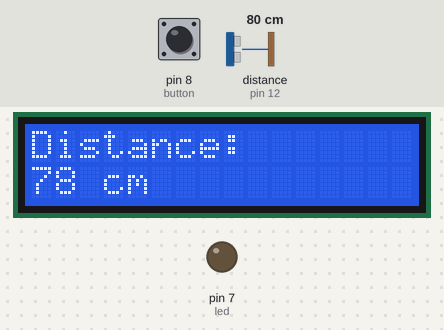
A sketch run on a simulated Arduino Uno, built with avr-gcc and run on an emulated ATmega328P. Parts: 16×2 character LCD, output pins drawn as LEDs (lit = HIGH). Wiring (inferred from the names in the program): ultrasonic range finder: trigger pin 13; echo pin 12. The test bench sets the inputs (shaded band); at power-on: distance to the obstacle (sensor on pin 12) 80 cm, pin 8 (button) LOW. The echo pulse lasts 58.3 µs per cm; pins used as bus, display or sensor lines are not drawn.

Above: at 1.2 s.
1.3 s: distance to the obstacle (sensor on pin 12) set to 7 cm
At 2.0 s:
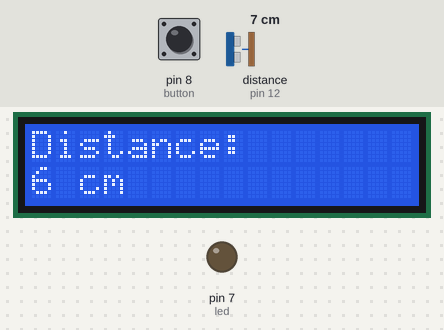
2.8 s: distance to the obstacle (sensor on pin 12) set to 4 cm
At 4.3 s:
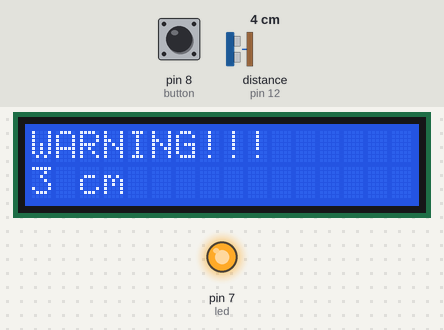
4.6 s: distance to the obstacle (sensor on pin 12) set to 9 cm
At 4.86 s:
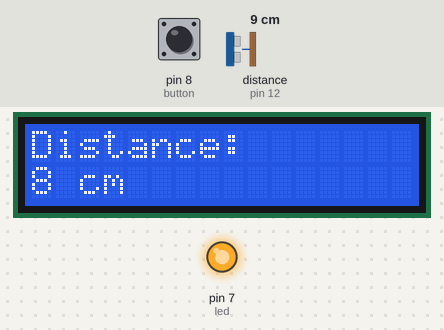
Timing chart, 0 to 7.6 s (numbered marks = the images above; inputs shaded):
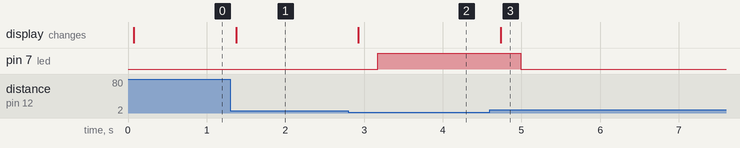

The sketch:

esw.ino
```cpp
#include <LiquidCrystal.h>
LiquidCrystal LCD(11,10,9,2,3,4,5);
#define button 8
#define led 7
#define trig 13
#define echo 12

int time1, distance;
int buttonState = 0;
int a=0;
void setup()
{
  pinMode(trig, OUTPUT);
  pinMode(echo, INPUT);
  pinMode(led, OUTPUT);
  pinMode(button, INPUT);
  LCD.begin(16,2);
}

void loop() {
  digitalWrite(trig, LOW);
  delayMicroseconds(2);
  digitalWrite(trig, HIGH);
  delayMicroseconds(10);
  digitalWrite(trig, LOW);
  time1 = pulseIn(echo, HIGH);
  distance = time1*(0.034/2);

  if (distance < 5 )
  {

   LCD.setCursor(0,0);
   LCD.print("                ");
   LCD.setCursor(0,0);
   LCD.print("WARNING!!!     ");
   LCD.setCursor(0,1);
   LCD.print("                ");
   LCD.setCursor(0,1);
   LCD.print(distance);
   LCD.print(" cm            ");
   delay(250);
   digitalWrite(led, HIGH);
   buttonState = digitalRead(button);

  if (buttonState == HIGH) {
   a=1;
   }

  if (a==1)
   {
   digitalWrite(led, LOW);
   }

   }

  else
   {
   a=0;
   LCD.setCursor(0,0);
   LCD.print("Distance:       ");
   LCD.setCursor(0,1);
   LCD.print("                ");
   LCD.setCursor(0,1);
   LCD.print(distance);
   LCD.print(" cm          ");
   delay(250);
   digitalWrite(led, LOW); }
  }
```

Measured:
- the behaviour switches between 6 and 5 cm on distance to the obstacle (sensor on pin 12) (found by bisection; images 1 and 2)
- after the input at 1.3 s, the display: changes after 0.08 s (image 1)
- after the input at 2.8 s, pin 7 (led): LOW → HIGH after 0.38 s; the display: changes after 0.13 s (image 2)
- after the input at 4.6 s, pin 7 (led): HIGH → LOW after 0.39 s; the display: changes after 0.14 s (image 3)
